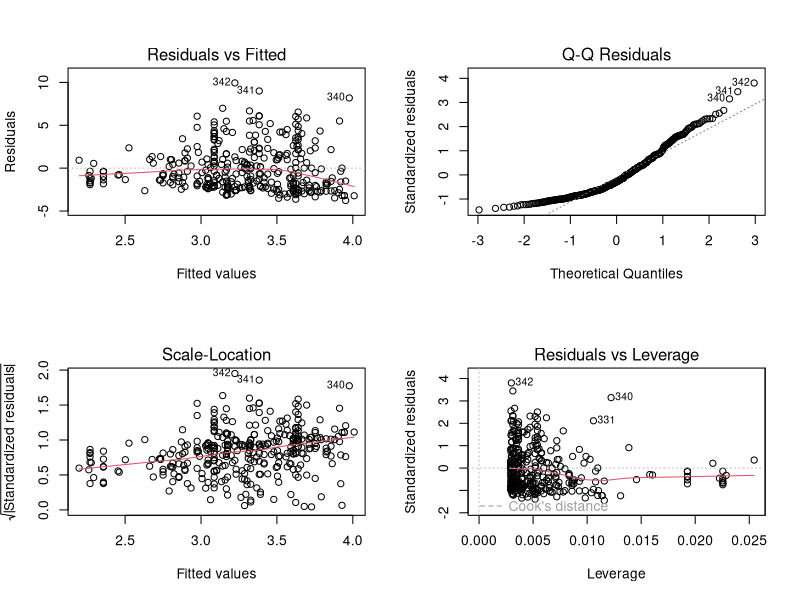
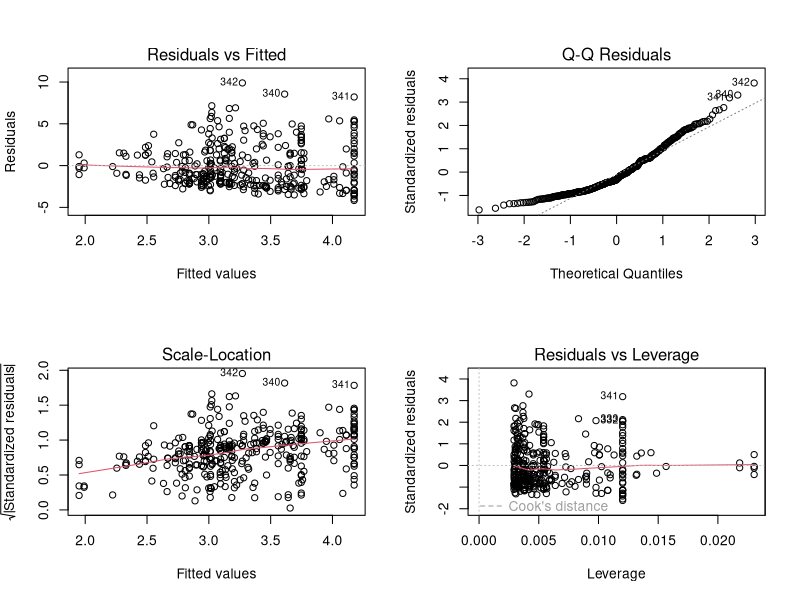
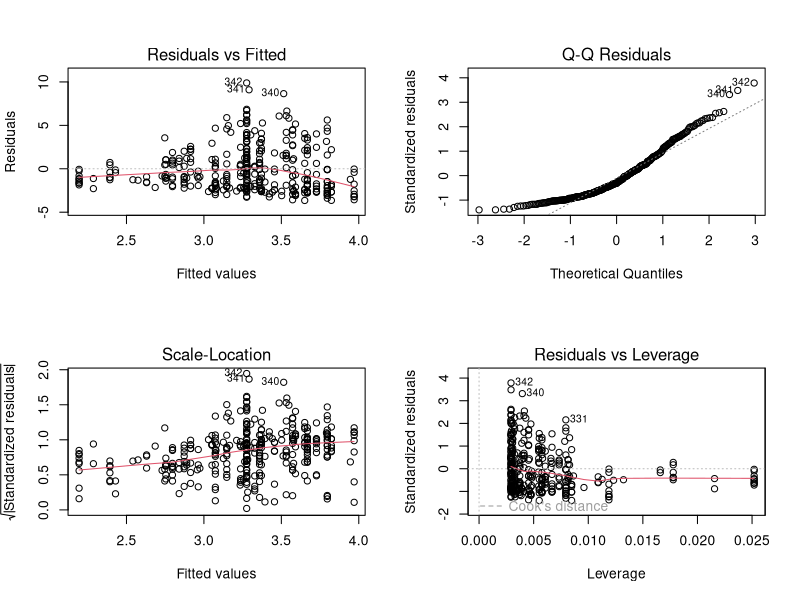
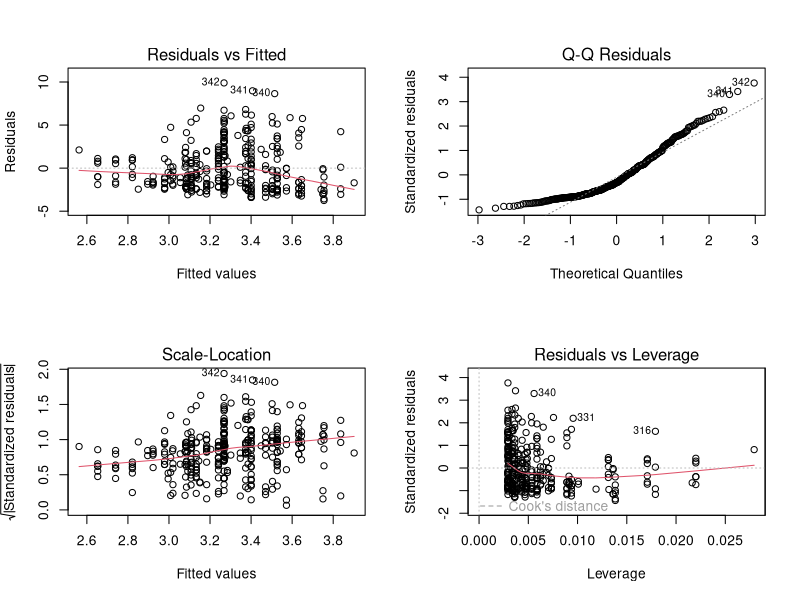
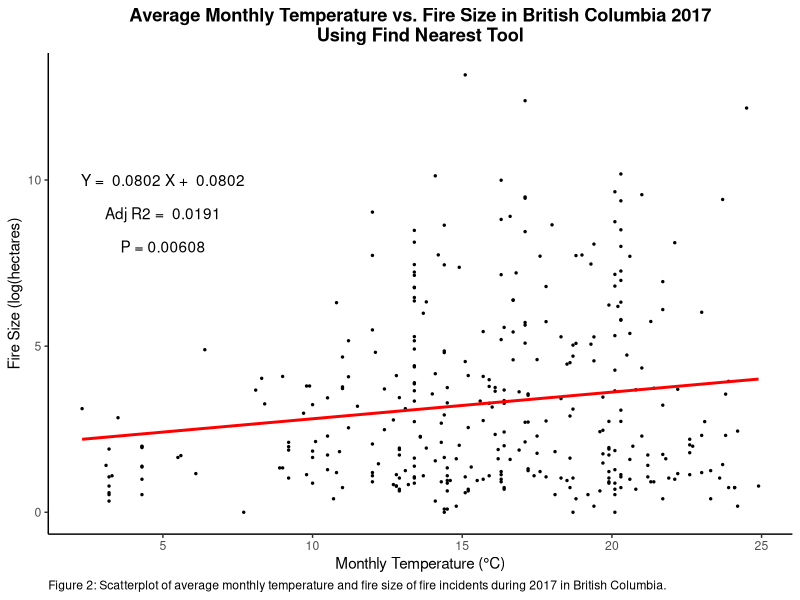
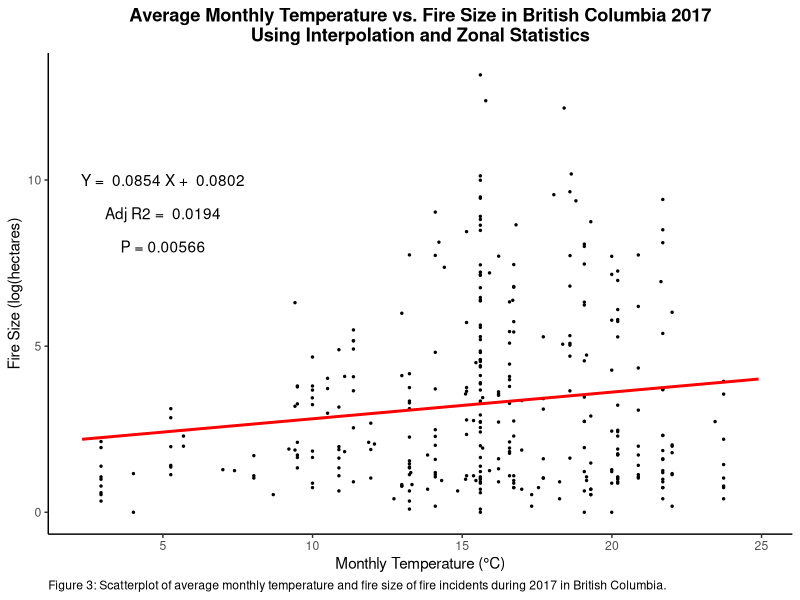
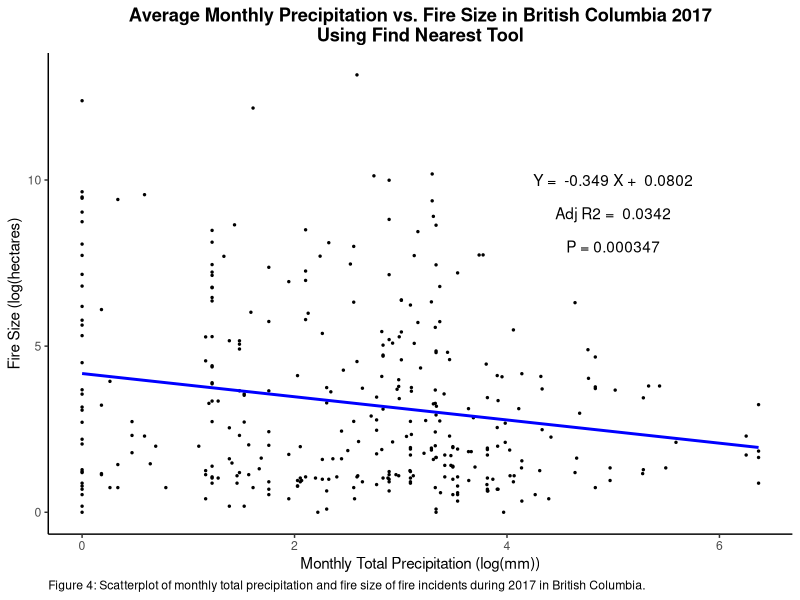
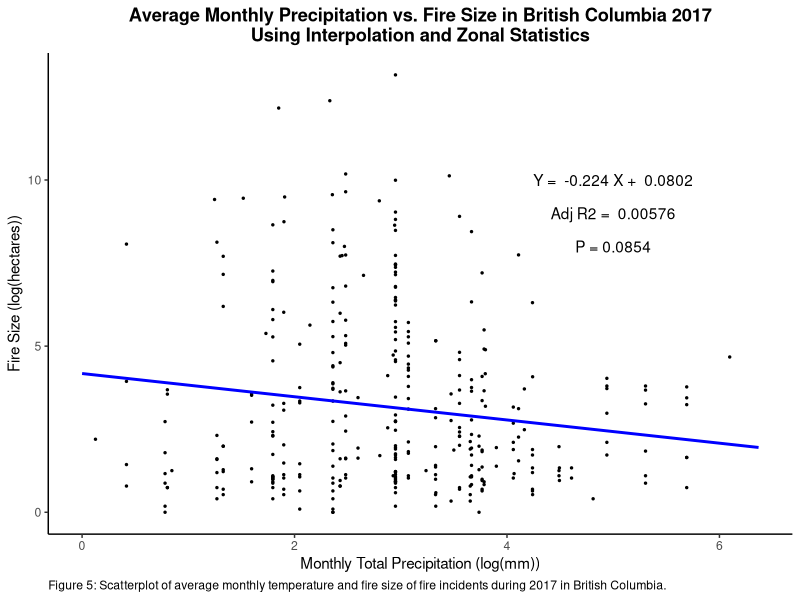

These charts were generated, in order, by the following R code:
install.packages("ggplot2")
library("ggplot2")

#Set working directory
dir <- "/Users/mikenewton/Desktop/Geog428/FinalProject/Data/FirePrediction/Fires/Methods"
setwd(dir)

#Reading in dataset
firePoly <- read.csv("firePolyWeather2017_for_scatterplot.csv")
#colnames(firePoly)
#head(firePoly)

#subset columns
firePoly <- firePoly[,c(7,14,23:25,29,36,37)]
colnames(firePoly)
head(firePoly)

#convert hospital distance and population values to log
firePoly$SIZE_HA <- log(firePoly$SIZE_HA + 1) #add 1 so values less than 1 are not negative
firePoly$Near.totalPrecip <- log(firePoly$Near.totalPrecip + 1)
firePoly$Interpolate.AvePrecip <- log(firePoly$Interpolate.AvePrecip + 1)
#head(firePoly)

#linear models
lm.model.NearTemp <- lm(firePoly$SIZE_HA~firePoly$Near.AveTemp)
lm.model.NearPrecip <- lm(firePoly$SIZE_HA~firePoly$Near.totalPrecip)
lm.model.IntTemp <- lm(firePoly$SIZE_HA~firePoly$Interpolate.AveTemp)
lm.model.IntPrecip <- lm(firePoly$SIZE_HA~firePoly$Interpolate.AvePrecip)

#summary of Linear models
summary(lm.model.NearTemp)
par(mfrow = c(2,2)) #sets up result plots in 2 by 2 pane
plot(lm.model.NearTemp) 

summary(lm.model.NearPrecip)
par(mfrow = c(2,2)) #sets up result plots in 2 by 2 pane
plot(lm.model.NearPrecip) 

summary(lm.model.IntTemp)
par(mfrow = c(2,2)) #sets up result plots in 2 by 2 pane
plot(lm.model.IntTemp) 

summary(lm.model.IntPrecip)
par(mfrow = c(2,2)) #sets up result plots in 2 by 2 pane
plot(lm.model.IntPrecip) 

#scatterplot Near tool Temp
png("./NearTempScatterplot.png", width = 8, height = 6, units = "in", res = 300) #create a png file
ggplot(firePoly, aes(x=Near.AveTemp, y=SIZE_HA)) + #classify x and y, qualitative classes
  geom_point(size = 0.5) + #set point size
  annotate(geom="text", x=5, y=10, label=paste("Y = ", signif(lm.model.NearTemp$coef[[2]],3),"X + ", signif(lm.model.NearTemp$coef[[2]],3))) +
  annotate(geom="text", x=5, y=9, label=paste("Adj R2 = ",signif(summary(lm.model.NearTemp)$adj.r.squared, 3))) +
  annotate(geom="text", x=5, y=8, label=paste("P =",signif(summary(lm.model.NearTemp)$coef[2,4],3))) +
  stat_smooth(data = firePoly, aes(x=Near.AveTemp, y=SIZE_HA), method = lm, se = FALSE, formula = y ~ x, col = "red") +
  labs(title = "Average Monthly Temperature vs. Fire Size in British Columbia 2017\nUsing Find Nearest Tool", 
       x = "Monthly Temperature (°C)", 
       y = "Fire Size (log(hectares)",
       caption = "Figure 2: Scatterplot of average monthly temperature and fire size of fire incidents during 2017 in British Columbia.") + #label plot, x axis, y axis
  theme_classic() + #set the theme to classic (removes background and borders etc.)
  theme(plot.title = element_text(face = "bold", hjust = 0.5), plot.caption = element_text(hjust = 0)) #set title to center and bold
dev.off()

#scatterplot Interpolation Temp
png("./InterpolateTempScatterplot.png", width = 8, height = 6, units = "in", res = 300) #create a png file
ggplot(firePoly, aes(x=Interpolate.AveTemp, y=SIZE_HA)) + #classify x and y, qualitative classes
  geom_point(size = 0.5) + #set point size
  annotate(geom="text", x=5, y=10, label=paste("Y = ", signif(lm.model.IntTemp$coef[[2]],3),"X + ", signif(lm.model.NearTemp$coef[[2]],3))) +
  annotate(geom="text", x=5, y=9, label=paste("Adj R2 = ",signif(summary(lm.model.IntTemp)$adj.r.squared, 3))) +
  annotate(geom="text", x=5, y=8, label=paste("P =",signif(summary(lm.model.IntTemp)$coef[2,4],3))) +
  stat_smooth(data = firePoly, aes(x=Near.AveTemp, y=SIZE_HA), method = lm, se = FALSE, formula = y ~ x, col = "red") +
  labs(title = "Average Monthly Temperature vs. Fire Size in British Columbia 2017\nUsing Interpolation and Zonal Statistics", 
       x = "Monthly Temperature (°C)", 
       y = "Fire Size (log(hectares)",
       caption = "Figure 3: Scatterplot of average monthly temperature and fire size of fire incidents during 2017 in British Columbia.") + #label plot, x axis, y axis
  theme_classic() + #set the theme to classic (removes background and borders etc.)
  theme(plot.title = element_text(face = "bold", hjust = 0.5), plot.caption = element_text(hjust = 0)) #set title to center and bold
dev.off()

#scatterplot near tool Precip
png("./NearPrecipScatterplot.png", width = 8, height = 6, units = "in", res = 300) #create a png file
ggplot(firePoly, aes(x=Near.totalPrecip, y=SIZE_HA)) + #classify x and y, qualitative classes
  geom_point(size = 0.5) + #set point size
  annotate(geom="text", x=5, y=10, label=paste("Y = ", signif(lm.model.NearPrecip$coef[[2]],3),"X + ", signif(lm.model.NearTemp$coef[[2]],3))) +
  annotate(geom="text", x=5, y=9, label=paste("Adj R2 = ",signif(summary(lm.model.NearPrecip)$adj.r.squared, 3))) +
  annotate(geom="text", x=5, y=8, label=paste("P =",signif(summary(lm.model.NearPrecip)$coef[2,4],3))) +
  stat_smooth(data = firePoly, aes(x=Near.totalPrecip, y=SIZE_HA), method = lm, se = FALSE, formula = y ~ x, col = "blue") +
  labs(title = "Average Monthly Precipitation vs. Fire Size in British Columbia 2017\nUsing Find Nearest Tool", 
       x = "Monthly Total Precipitation (log(mm))", 
       y = "Fire Size (log(hectares)",
       caption = "Figure 4: Scatterplot of monthly total precipitation and fire size of fire incidents during 2017 in British Columbia.") + #label plot, x axis, y axis
  theme_classic() + #set the theme to classic (removes background and borders etc.)
  theme(plot.title = element_text(face = "bold", hjust = 0.5), plot.caption = element_text(hjust = 0)) #set title to center and bold
dev.off()

#scatterplot Interpolation Precip
png("./InterpolatePrecipScatterplot.png", width = 8, height = 6, units = "in", res = 300) #create a png file
ggplot(firePoly, aes(x=Interpolate.AvePrecip, y=SIZE_HA)) + #classify x and y, qualitative classes
  geom_point(size = 0.5) + #set point size
  annotate(geom="text", x=5, y=10, label=paste("Y = ", signif(lm.model.IntPrecip$coef[[2]],3),"X + ", signif(lm.model.NearTemp$coef[[2]],3))) +
  annotate(geom="text", x=5, y=9, label=paste("Adj R2 = ",signif(summary(lm.model.IntPrecip)$adj.r.squared, 3))) +
  annotate(geom="text", x=5, y=8, label=paste("P =",signif(summary(lm.model.IntPrecip)$coef[2,4],3))) +
  stat_smooth(data = firePoly, aes(x=Near.totalPrecip, y=SIZE_HA), method = lm, se = FALSE, formula = y ~ x, col = "blue") +
  labs(title = "Average Monthly Precipitation vs. Fire Size in British Columbia 2017\nUsing Interpolation and Zonal Statistics", 
       x = "Monthly Total Precipitation (log(mm))", 
       y = "Fire Size (log(hectares))",
       caption = "Figure 5: Scatterplot of average monthly temperature and fire size of fire incidents during 2017 in British Columbia.") + #label plot, x axis, y axis
  theme_classic() + #set the theme to classic (removes background and borders etc.)
  theme(plot.title = element_text(face = "bold", hjust = 0.5), plot.caption = element_text(hjust = 0)) #set title to center and bold
dev.off()
